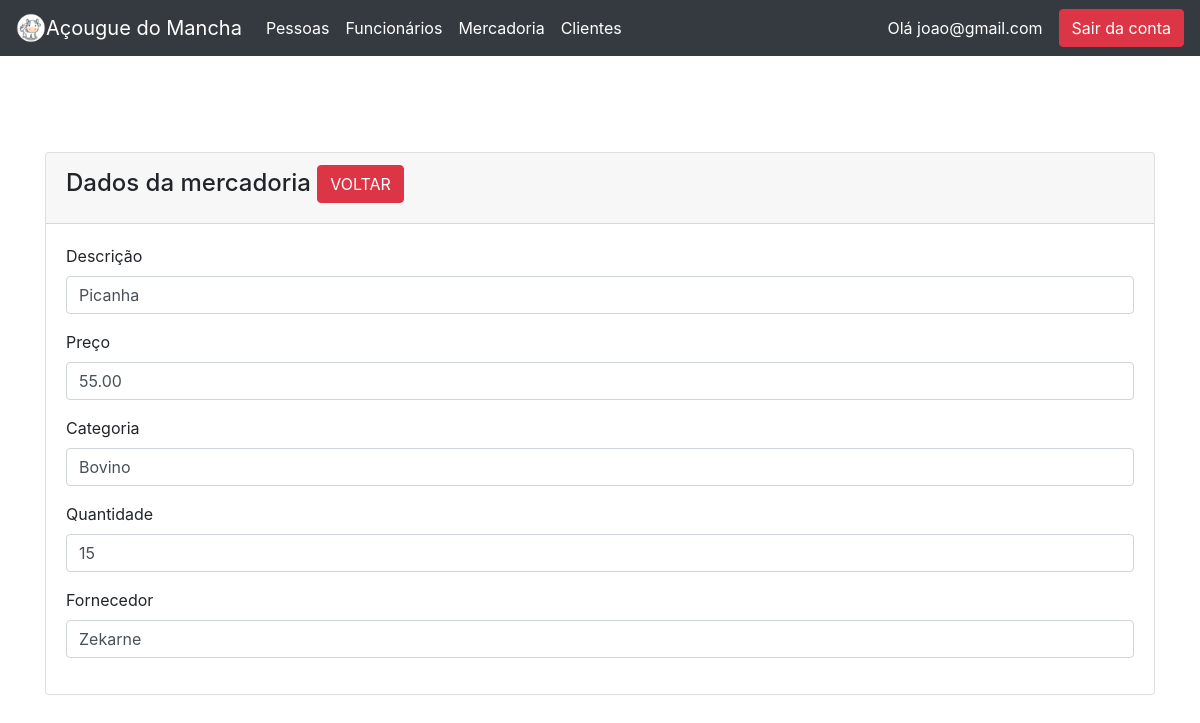
The page /product_view.php?idProduto=1 (signed in) on the database its author committed.
### tables this page shows
CREATE TABLE `tbprodutos` (
  `id` int(11) NOT NULL,
  `preco` decimal(10,2) NOT NULL,
  `categoria` int(11) NOT NULL,
  `quantidade` int(11) NOT NULL,
  `descricao` varchar(100) NOT NULL,
  `idFornecedor` int(11) NOT NULL
);

CREATE TABLE `tbcategoria` (
  `id` int(11) NOT NULL,
  `descricao` varchar(50) NOT NULL
);

CREATE TABLE `tbfornecedores` (
  `id` int(11) NOT NULL,
  `nome` varchar(100) NOT NULL,
  `idPessoa` int(11) DEFAULT NULL,
  `cnpj` varchar(18) NOT NULL
);

### product_view.php (the view, shortened to what this page needs)
<?php
require 'connection.php';
require_once("topo.php");
?>
<!doctype html>
<html lang="pt-BR">
  <head>
    <link rel="stylesheet" href="https://cdn.jsdelivr.net/npm/bootstrap@4.1.3/dist/css/bootstrap.min.css">
</head>
<body>
    <div class="container mt-5">
        <div class="row">
            <div class="col-md-12">
                <div class="card">
                    <div class="card-header">
                        <h4>Dados da mercadoria
                            <a href="worker.php" class="btn btn-danger float-end">VOLTAR</a>
                        </h4>
                    </div>
                    <div class="card-body">
                        <?php
                        if(isset($_GET['idProduto']))
                        {
                            $tbprodutos_id = mysqli_real_escape_string($con, $_GET['idProduto']);
                            $query = "SELECT p.preco, p.descricao descricaoProduto, p.categoria categoriaProduto, p.quantidade, f.nome, c.descricao descricaoCategoria FROM tbprodutos p, tbfornecedores f, tbcategoria c WHERE p.id = '$tbprodutos_id' AND p.categoria = c.id AND p.idFornecedor = f.id";
                            $query_run = mysqli_query($con, $query);
                            if(mysqli_num_rows($query_run) > 0)
                            {
                                $tbprodutos = mysqli_fetch_array($query_run);
                                ?>
                                    <div class="mb-3">
                                        <label>Descrição</label>
                                        <p class="form-control">
                                            <?=$tbprodutos['descricaoProduto'];?>
                                        </p>
                                    </div>
                                    <div class="mb-3">
                                        <label>Preço</label>
                                        <p class="form-control">
                                            <?=$tbprodutos['preco'];?>
                                        </p>
                                    </div>
                                    <div class="mb-3">
                                        <label>Categoria</label>
                                        <p class="form-control">
                                            <?=$tbprodutos['descricaoCategoria'];?>
                                        </p>
                                    </div>
                                    <div class="mb-3">
                                        <label>Quantidade</label>
                                        <p class="form-control">
                                            <?=$tbprodutos['quantidade'];?>
                                        </p>
                                    </div>
                                    <div class="mb-3">
                                        <label>Fornecedor</label>
                                        <p class="form-control">
                                            <?=$tbprodutos['nome'];?>
                                        </p>
                                    </div>
                                <?php
                            }
                            else
                            {
                                echo "<h4>Nenhum ID encontrado</h4>";
                            }
                        }
                        ?>
                    </div>
                </div>
            </div>
        </div>
    </div>
</body>
</html>

### rows shown on the page
tbprodutos: descricao "Picanha", preco "55.00", categoria.descricao "Bovino", quantidade "15", idFornecedor.nome "Zekarne"

### other values the page prints
$_SESSION["email"] "joao@gmail.com"
